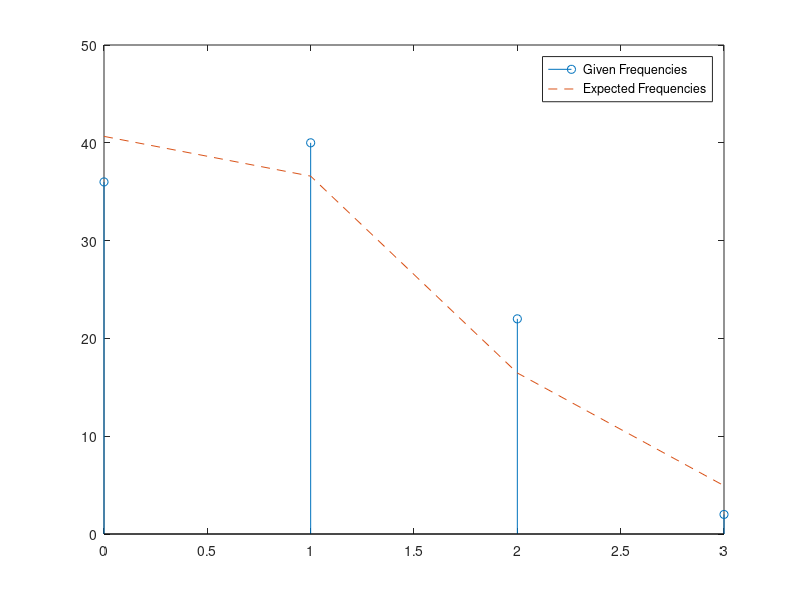
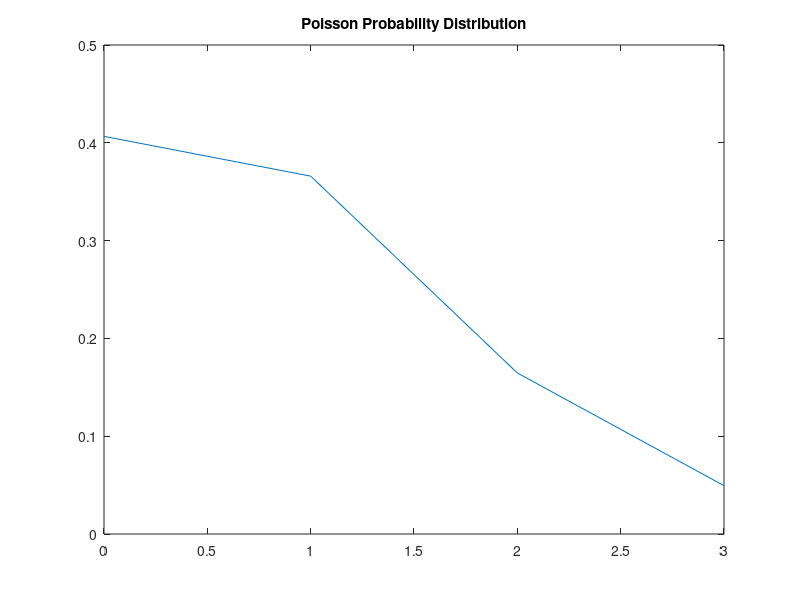

The MATLAB source for these figures, in order:
x=0:3;
freq=[36,40,22,2];
n=3;
mean=x*freq'/sum(freq);

y=poisspdf(x,mean);
exp= y.*sum(freq);

stem(x,freq);
hold;
plot(x,exp,'--');
legend('Given Frequencies', 'Expected Frequencies');

figure();
plot(x,y);
title('Poisson Probability Distribution');